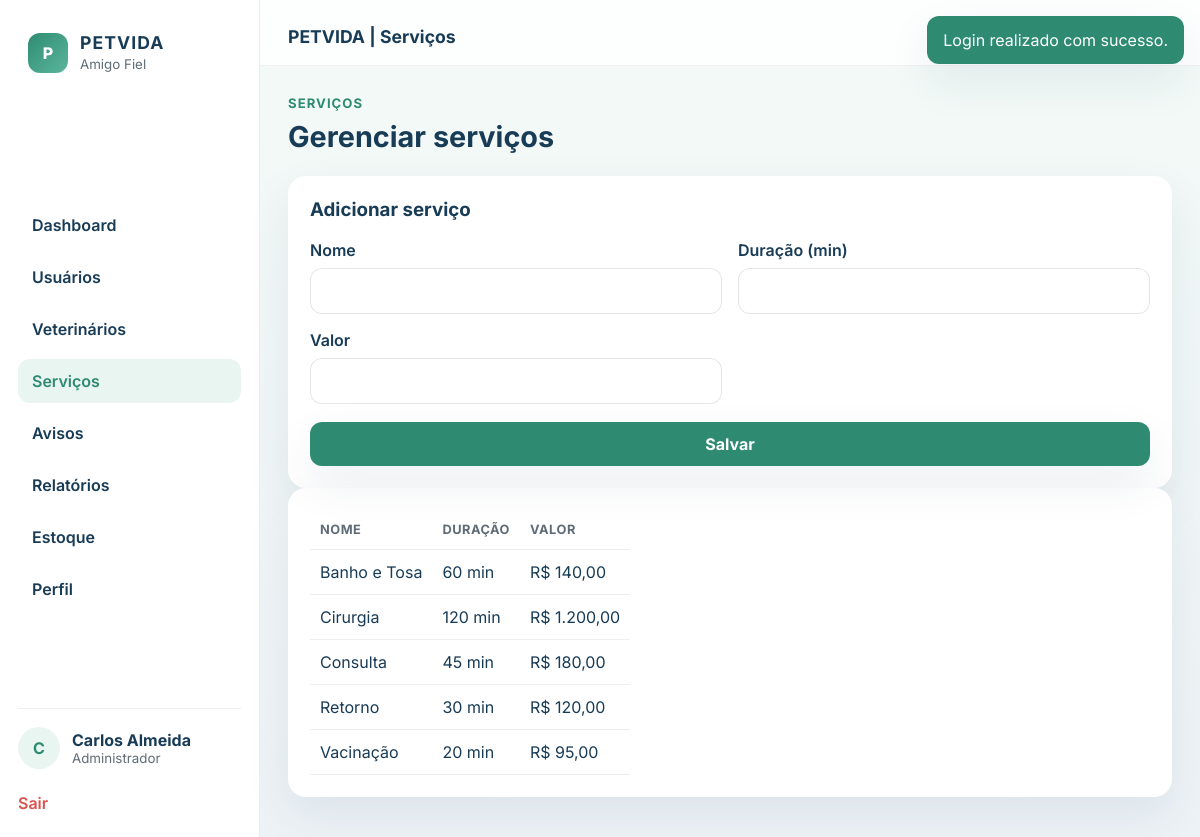
Page /index.php?page=services (signed in) on the committed database.
### tables this page shows
CREATE TABLE users (
            id INTEGER PRIMARY KEY AUTOINCREMENT,
            name TEXT NOT NULL,
            email TEXT NOT NULL UNIQUE,
            password TEXT NOT NULL,
            phone TEXT,
            role TEXT NOT NULL,
            created_at TEXT DEFAULT CURRENT_TIMESTAMP
        );

CREATE TABLE servicos (
            id INTEGER PRIMARY KEY AUTOINCREMENT,
            nome TEXT NOT NULL,
            duracao INTEGER NOT NULL,
            valor REAL NOT NULL
        );

### pages/admin.php (the view, shortened to what this page needs)
<?php
$db = dbConnect();
$page = $_GET['page'] ?? 'dashboard';
$users = $db->query('SELECT * FROM users ORDER BY id DESC')->fetchAll();
$services = $db->query('SELECT * FROM servicos ORDER BY nome')->fetchAll();
switch ($page) {
    case 'services':
        $html = '<section class="page-header"><div><span class="eyebrow">Serviços</span><h1>Gerenciar serviços</h1></div></section>';
        $html .= '<div class="card"><h3>Adicionar serviço</h3><form method="post" class="grid-form"><input type="hidden" name="service_submit" value="1"><div class="form-grid"><label><span>Nome</span><input type="text" name="nome" required></label><label><span>Duração (min)</span><input type="number" name="duracao" required></label><label><span>Valor</span><input type="number" step="0.01" name="valor" required></label></div><button type="submit" class="primary-button">Salvar</button></form></div>';
        $html .= '<div class="card"><table class="data-table"><thead><tr><th>Nome</th><th>Duração</th><th>Valor</th></tr></thead><tbody>';
        foreach ($services as $service) {
            $html .= '<tr><td>' . htmlspecialchars($service['nome']) . '</td><td>' . (int) $service['duracao'] . ' min</td><td>R$ ' . number_format((float) $service['valor'], 2, ',', '.') . '</td></tr>';
        }
        $html .= '</tbody></table></div>';
        renderLayout('PETVIDA | Serviços', $html, 'admin');
        break;
}

### includes/functions.php (shortened to what this page needs)
<?php
function currentUser()
{
    return $_SESSION['user'] ?? null;
}
function roleLabel(string $role): string
{
    $labels = [
        'tutor' => 'Tutor',
        'veterinario' => 'Veterinário',
        'admin' => 'Administrador',
    ];
    return $labels[$role] ?? ucfirst($role);
}
function getFlash(): ?array
{
    $flash = $_SESSION['flash'] ?? null;
    return $flash;
}
function getRoleMenu(string $role): array
{
    $menu = [
        'tutor' => [
            ['label' => 'Dashboard', 'page' => 'dashboard'],
            ['label' => 'Meus Animais', 'page' => 'animals'],
            ['label' => 'Agendamentos', 'page' => 'appointments'],
            ['label' => 'Carteira de Vacinação', 'page' => 'vaccination'],
            ['label' => 'Avisos', 'page' => 'notices'],
            ['label' => 'Perfil', 'page' => 'profile'],
        ],
        'veterinario' => [
            ['label' => 'Dashboard', 'page' => 'dashboard'],
            ['label' => 'Minha Agenda', 'page' => 'agenda'],
            ['label' => 'Prontuários', 'page' => 'records'],
            ['label' => 'Vacinas', 'page' => 'vaccines'],
            ['label' => 'Prescrições', 'page' => 'prescriptions'],
            ['label' => 'Perfil', 'page' => 'profile'],
        ],
        'admin' => [
            ['label' => 'Dashboard', 'page' => 'dashboard'],
            ['label' => 'Usuários', 'page' => 'users'],
            ['label' => 'Veterinários', 'page' => 'vets'],
            ['label' => 'Serviços', 'page' => 'services'],
            ['label' => 'Avisos', 'page' => 'notices'],
            ['label' => 'Relatórios', 'page' => 'reports'],
            ['label' => 'Estoque', 'page' => 'stock'],
            ['label' => 'Perfil', 'page' => 'profile'],
        ],
    ];
    return $menu[$role] ?? [];
}
function renderLayout(string $title, string $html, ?string $role = null, bool $showSidebar = true): void
{
    $user = currentUser();
    $menu = $role ? getRoleMenu($role) : [];
    $flash = getFlash();
    echo '<!DOCTYPE html>';
    echo '<html lang="pt-BR">';
    echo '<head>';
    echo '  <link rel="stylesheet" href="' . APP_URL . '/assets/css/styles.css">';
    echo '</head>';
    echo '<body>';
    if ($flash) {
        echo '<div class="flash ' . htmlspecialchars($flash['type']) . '">' . htmlspecialchars($flash['message']) . '</div>';
    }
    echo '<div class="app-shell">';
    if ($showSidebar && $role) {
        echo '<aside class="sidebar">';
        echo '  <div class="brand-box">';
        echo '    <div class="brand-mark">P</div>';
        echo '    <div><strong>PETVIDA</strong><small>Amigo Fiel</small></div>';
        echo '  </div>';
        echo '  <nav class="sidebar-nav">';
        foreach ($menu as $item) {
            $activeClass = ($_GET['page'] ?? 'dashboard') === $item['page'] ? 'active' : '';
            echo '    <a class="nav-item ' . $activeClass . '" href="' . APP_URL . '/index.php?page=' . urlencode($item['page']) . '">' . htmlspecialchars($item['label']) . '</a>';
        }
        echo '  </nav>';
        echo '  <div class="sidebar-footer">';
        echo '    <a href="' . APP_URL . '/index.php?page=profile" class="user-mini">';
        echo '      <div class="avatar-circle">' . strtoupper(substr($user['name'] ?? 'U', 0, 1)) . '</div>';
        echo '      <div>';
        echo '        <strong>' . htmlspecialchars($user['name'] ?? 'Usuário') . '</strong>';
        echo '        <small>' . htmlspecialchars(roleLabel($user['role'] ?? '')) . '</small>';
        echo '      </div>';
        echo '    </a>';
        echo '    <a href="' . APP_URL . '/index.php?page=logout" class="sidebar-logout">Sair</a>';
        echo '  </div>';
        echo '</aside>';
    }
    echo '<div class="main-panel">';
    if ($showSidebar && $role) {
        echo '<header class="topbar"><button class="mobile-menu" type="button">☰</button><div class="topbar-title">' . htmlspecialchars($title) . '</div><div class="topbar-actions"><span class="badge-soft">' . htmlspecialchars(roleLabel($user['role'] ?? '')) . '</span><span class="icon-dot"></span></div></header>';
    } else {
        echo '<header class="topbar public-topbar"><div class="brand-inline"><div class="brand-mark">P</div><div><strong>PETVIDA</strong><small>Clínica Veterinária Amigo Fiel</small></div></div></header>';
    }
    echo '<main class="page-content">';
    echo $html;
    echo '</main>';
    echo '</div>';
    echo '</div>';
    echo '</body>';
    echo '</html>';
}

### rows in the picture
users: name "C", name "Carlos Almeida", role "Administrador"
servicos: nome "Banho e Tosa", duracao "60", valor "140,00"
servicos: nome "Cirurgia", duracao "120", valor "1.200,00"
servicos: nome "Consulta", duracao "45", valor "180,00"
servicos: nome "Retorno", duracao "30", valor "120,00"
servicos: nome "Vacinação", duracao "20", valor "95,00"

### other values in the picture
$flash['message'] "Login realizado com sucesso."
$item['label'] "Dashboard"
$item['label'] "Usuários"
$item['label'] "Veterinários"
$item['label'] "Serviços"
$item['label'] "Avisos"
$item['label'] "Relatórios"
$item['label'] "Estoque"
$item['label'] "Perfil"
$title "PETVIDA | Serviços"
